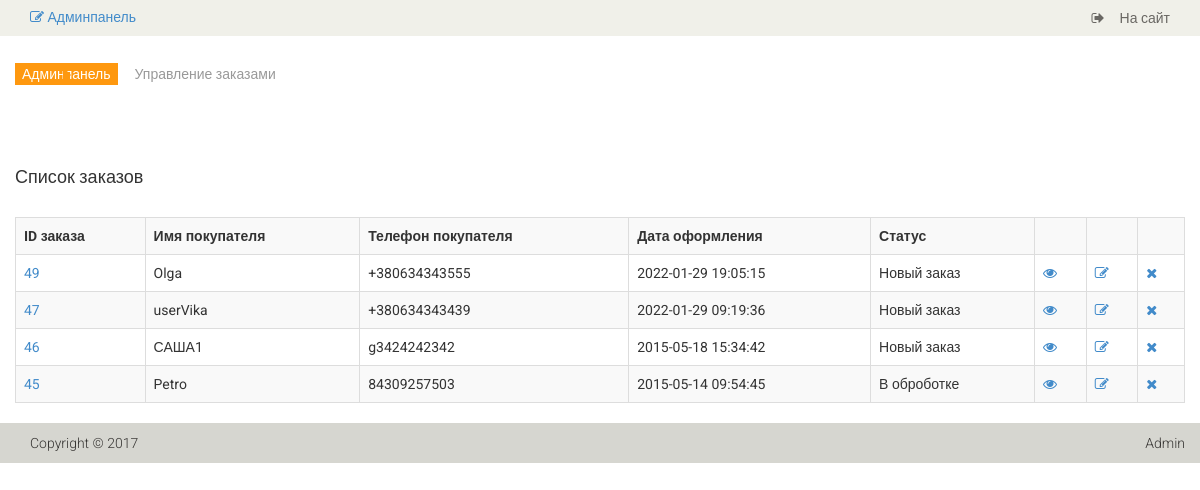
Page /admin/order (signed in) on the committed database.
### tables this page shows
CREATE TABLE `product_order` (
  `id` int(11) NOT NULL,
  `user_name` varchar(255) NOT NULL,
  `user_phone` varchar(255) NOT NULL,
  `user_comment` text NOT NULL,
  `user_id` int(11) DEFAULT NULL,
  `date` timestamp NOT NULL DEFAULT current_timestamp(),
  `products` text NOT NULL,
  `status` int(11) NOT NULL DEFAULT 1
);

### config/routes.php (called while the page is built)
<?php
return [
  'user/register' => 'user/register',
  'user/login' => 'user/login',
  'user/logout' => 'user/logout',
  'cabinet/edit' => 'cabinet/edit',
  'cabinet' => 'cabinet/index',
  'admin/product/create' => 'adminProduct/create',
  'admin/product/update/([0-9]+)' => 'adminProduct/update/$1',
  'admin/product/delete/([0-9]+)' => 'adminProduct/delete/$1',
  'admin/product' => 'adminProduct/index',
  'admin/category/create' => 'adminCategory/create',
  'admin/category/update/([0-9]+)' => 'adminCategory/update/$1',
  'admin/category/delete/([0-9]+)' => 'adminCategory/delete/$1',
  'admin/category' => 'adminCategory/index',
  'admin/order/update/([0-9]+)' => 'adminOrder/update/$1',
  'admin/order/delete/([0-9]+)' => 'adminOrder/delete/$1',
  'admin/order/view/([0-9]+)' => 'adminOrder/view/$1',
  'admin/order' => 'adminOrder/index',
  'admin' => 'admin/index',
  'category/([0-9]+)/page-([0-9]+)' => 'catalog/category/$1/$2',
  'category/([0-9]+)' => 'catalog/category/$1',
  'product/([0-9]+)' => 'product/view/$1',
  'catalog' => 'catalog/index',
  'head' => 'site/index',
  'about' => 'about/index',
  'contacts' => 'contacts/index',
  'cart/checkout' => 'cart/checkout',
  'cart/add/([0-9]+)' => 'cart/add/$1',
  'cart/addAjax/([0-9]+)/([0-9]+)' => 'cart/addAjax/$1/$2',
  'cart/delete/([0-9]+)' => 'cart/delete/$1',
  'cart' => 'cart/index',
  '' => 'site/index'
];

### controllers/AdminOrderController.php (called while the page is built, shortened)
<?php
class AdminOrderController extends AdminBase
{
    public function actionIndex()
    {
        $ordersList = Order::getOrdersList();
        require_once(ROOT . '/views/admin_order/index.php');
        return true;
    }
}

### index.php (called while the page is built, shortened)
<?php
$router = new Router();
$router->run();

### models/Order.php (called while the page is built, shortened)
<?php
class Order
{
    public static function getStatusText($status)
    {
        switch ($status) {
            case '1':
                return 'Новый заказ';
                break;
            case '2':
                return 'В оброботке';
                break;
        }
    }
    public static function getOrdersList()
    {
        $db = Db::GetConnection();
        $result = $db->query('SELECT id, user_name, user_phone, date, status FROM product_order ORDER BY id DESC');
        $data = $result->fetchAll(PDO::FETCH_ASSOC);
        return $data;
    }
}

### views/admin_order/index.php (the view)
<?php include ROOT . '/views/layouts/header_admin.php'; ?>
<section>
    <div class="container">
        <div class="row">
            <br/>
            <div class="breadcrumbs">
                <ol class="breadcrumb">
                    <li><a href="/admin">Админпанель</a></li>
                    <li class="active">Управление заказами</li>
                </ol>
            </div>
            <h4>Список заказов</h4>
            <br/>
            <table class="table-bordered table-striped table">
                <tr>
                    <th>ID заказа</th>
                    <th>Имя покупателя</th>
                    <th>Телефон покупателя</th>
                    <th>Дата оформления</th>
                    <th>Статус</th>
                    <th></th>
                    <th></th>
                    <th></th>
                </tr>
                <?php foreach ($ordersList as $order): ?>
                    <tr>
                        <td>
                            <a href="/admin/order/view/<?php echo $order['id']; ?>">
                                <?php echo $order['id']; ?>
                            </a>
                        </td>
                        <td><?php echo $order['user_name']; ?></td>
                        <td><?php echo $order['user_phone']; ?></td>
                        <td><?php echo $order['date']; ?></td>
                        <td><?php echo Order::getStatusText($order['status']); ?></td>
                        <td><a href="/admin/order/view/<?php echo $order['id']; ?>" title="Смотреть"><i class="fa fa-eye"></i></a></td>
                        <td><a href="/admin/order/update/<?php echo $order['id']; ?>" title="Редактировать"><i class="fa fa-pencil-square-o"></i></a></td>
                        <td><a href="/admin/order/delete/<?php echo $order['id']; ?>" title="Удалить"><i class="fa fa-times"></i></a></td>
                    </tr>
                <?php endforeach; ?>
            </table>
        </div>
    </div>
</section>
<?php include ROOT . '/views/layouts/footer_admin.php'; ?>

### components/Router.php (shortened to what this page needs)
<?php
class Router
{
    private $routes;
    public function __construct()
    {
        $routesPath = ROOT . '/config/routes.php';
        $this->routes = include($routesPath);
    }
    public function run()
    {
        $uri = trim($_SERVER["REQUEST_URI"], '/');
        foreach ($this->routes as $uriPattern => $path) {
            if (preg_match("~$uriPattern~", $uri)) {
                $internalRoute = preg_replace("~$uriPattern~", $path, $uri);
                $segments   = explode('/', $internalRoute);
                $controllerName = ucfirst(array_shift($segments) . 'Controller');
                $actionName = 'action' . ucfirst(array_shift($segments));
                $controllerObject = new $controllerName;
                $result = call_user_func_array(array($controllerObject, $actionName), $segments);
                if ($result) break;
            }
        }
    }
}

### template/css/main.css (style rules this page uses)
body { font-family: 'Roboto', sans-serif; background:; position: relative; font-weight:400px; }
a { -webkit-transition: 300ms; -moz-transition: 300ms; -o-transition: 300ms; transition: 300ms; }
h1, h2, h3, h4, h5, h6 { font-family: 'Roboto', sans-serif; }
.breadcrumbs { position: relative; }
.breadcrumbs .breadcrumb { background:transparent; margin-bottom: 75px; padding-left: 0; }
.breadcrumbs .breadcrumb li a { background:#FE980F; color: #FFFFFF; padding: 3px 7px; }
.breadcrumbs .breadcrumb li a:after { content:""; height:auto; width: auto; border-width: 8px; border-style: solid; border-color:transparent transparent transparent #FE980F; position: absolute; top: 11px; left:48px; }
.breadcrumbs .breadcrumb > li + li:before { content: " "; }

### rows in the picture
product_order: id "49", user_name "Olga", user_phone "+380634343555", date "2022-01-29 19:05:15", status "Новый заказ"
product_order: id "47", user_name "userVika", user_phone "+380634343439", date "2022-01-29 09:19:36", status "Новый заказ"
product_order: id "46", user_name "САША1", user_phone "g3424242342", date "2015-05-18 15:34:42", status "Новый заказ"
product_order: id "45", user_name "Petro", user_phone "84309257503", date "2015-05-14 09:54:45", status "В оброботке"
